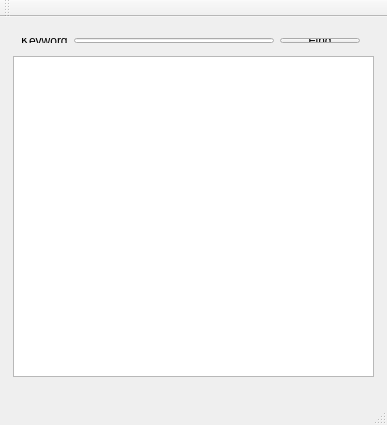
<?xml version="1.0" encoding="UTF-8"?>
<ui version="4.0">
 <class>MainWindow</class>
 <widget class="QMainWindow" name="MainWindow">
  <property name="geometry">
   <rect>
    <x>0</x>
    <y>0</y>
    <width>387</width>
    <height>425</height>
   </rect>
  </property>
  <property name="windowTitle">
   <string>MainWindow</string>
  </property>
  <widget class="QWidget" name="centralWidget">
   <widget class="QTextEdit" name="textEdit">
    <property name="geometry">
     <rect>
      <x>13</x>
      <y>39</y>
      <width>361</width>
      <height>321</height>
     </rect>
    </property>
   </widget>
   <widget class="QWidget" name="">
    <property name="geometry">
     <rect>
      <x>10</x>
      <y>10</y>
      <width>361</width>
      <height>27</height>
     </rect>
    </property>
    <layout class="QHBoxLayout" name="horizontalLayout">
     <item>
      <widget class="QLabel" name="label">
       <property name="text">
        <string>Keyword</string>
       </property>
      </widget>
     </item>
     <item>
      <widget class="QLineEdit" name="lineEdit"/>
     </item>
     <item>
      <widget class="QPushButton" name="findButton">
       <property name="text">
        <string>Find</string>
       </property>
      </widget>
     </item>
    </layout>
   </widget>
  </widget>
  <widget class="QMenuBar" name="menuBar">
   <property name="geometry">
    <rect>
     <x>0</x>
     <y>0</y>
     <width>387</width>
     <height>22</height>
    </rect>
   </property>
  </widget>
  <widget class="QToolBar" name="mainToolBar">
   <attribute name="toolBarArea">
    <enum>TopToolBarArea</enum>
   </attribute>
   <attribute name="toolBarBreak">
    <bool>false</bool>
   </attribute>
  </widget>
  <widget class="QStatusBar" name="statusBar"/>
 </widget>
 <layoutdefault spacing="6" margin="11"/>
 <resources/>
 <connections/>
</ui>
